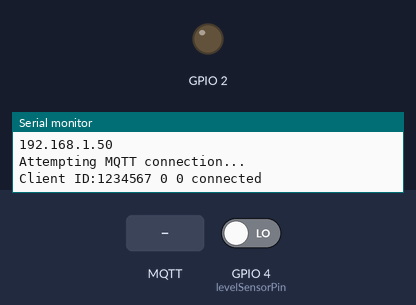
Bench run of a sketch on a simulated ESP8266 (NodeMCU). Shown: output pins drawn as LEDs (lit = HIGH, except the on-board LED, lit = LOW), the last lines printed to the serial monitor. Inputs (shaded band) come from the test bench; at power-on: GPIO 4 (levelSensorPin) LOW. WiFi joins after 1.5 s; servers stay silent unless stated; no MQTT or app messages arrive unless stated.

Above: at 2.7 s.
2.8 s: MQTT message "1" arrives on the first subscribed topic
At 3.5 s:
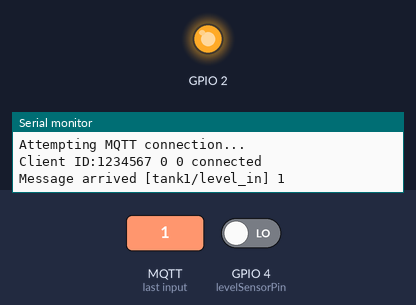
4.3 s: MQTT message "0" arrives on the first subscribed topic
At 4.6 s:
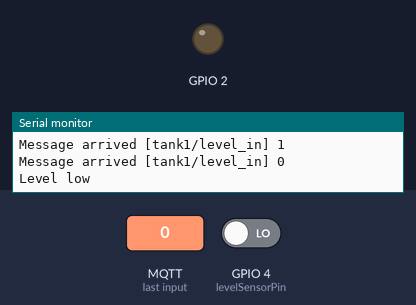
Timing chart, 0 to 7.3 s (numbered marks = the images above; inputs shaded):
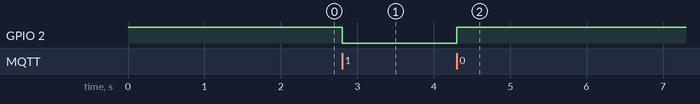

Measured:
- after the input at 2.8 s, GPIO 2: HIGH → LOW at once
- after the input at 4.3 s, GPIO 2: LOW → HIGH at once

The sketch:

sketch_jun18a_level_sensor.ino
```cpp
#include <ESP8266WiFi.h>
#include <PubSubClient.h>
#include "config.h"

WiFiClient espClient;
PubSubClient client(espClient);
String clientId = String(ESP.getChipId());

int  delayMS = 30000;  // Задаержка в мс между публикацией сообщений
long lastMsg = 0;      // Время публикации предыдущего сообщения  (мс)
int  value = 0;        // Переменная для формирования публикуемого сообщения

const int levelSensorPin = 4; // the number of the level sensor pin
// variable for storing the level sensor status
int levelState = 0;


// Функция обработки входящих сообщений
void callback(char* topic, byte* payload, unsigned int length) {
  // Печать информации о полученном сообщенийй
  Serial.print("Message arrived [");
  Serial.print(topic);
  Serial.print("] ");
  for (int i = 0; i < length; i++) {
    Serial.print((char)payload[i]);
  }
  Serial.println();

  // Если получено сообщение и у нас подписка на несколько топиков, то определяем в каком топике сообщение опубликовано
  if (strcmp(topic, mqtt_topic_in) == 0) {
    // Определяем поведение MCU при различных значениях сообщения (payload)
    if ((char)payload[0] == '0') {
      digitalWrite(BUILTIN_LED, HIGH); // BUILTIN_LED имеет подтягивающий резистор, HIGH = OFF, LOW = ON
      // read level sensor
      // read the state of the level sensor value
      levelState = digitalRead(levelSensorPin);

      if (levelState == HIGH) {
        // turn LED on
         Serial.print("Level high");
         client.publish(mqtt_topic_out, "Level high");
      } else {
        // turn LED off
        Serial.print("Level low");
        client.publish(mqtt_topic_out, "Level low");
      }
    }
    if ((char)payload[0] == '1') {
      digitalWrite(BUILTIN_LED, LOW);

    }
  }
}


void setup() {
  // put your setup code here, to run once:
  pinMode(BUILTIN_LED, OUTPUT);     // Установка BUILTIN_LED как порт вывода
  digitalWrite(BUILTIN_LED, HIGH);  // BUILTIN_LED имеет подтягивающий резистор, HIGH = OFF, LOW = ON
  // initialize the level sensor pin as an input
  pinMode(levelSensorPin, INPUT);

  Serial.begin(115200);
  setup_wifi();
  client.setServer(mqtt_server, mqtt_port);
  client.setCallback(callback);

}

void loop() {
  // put your main code here, to run repeatedly:
  if (!client.connected()) {
    reconnect();
  }
  client.loop();

  // Публикация сообщения с заданной периодичностью
  long now = millis();
  if (now - lastMsg > delayMS) {
    lastMsg = now;
    ++value;

    // Формирование сообщения и его публикация
    char msg[200];
    snprintf (msg, sizeof(msg), "heartbeat #%ld", value);
    Serial.print("Publish message: ");
    Serial.println(msg);
    client.publish(mqtt_topic_status, msg);

    // read the state of the level sensor value
    levelState = digitalRead(levelSensorPin);

    if (levelState == HIGH) {
    // turn LED on
       Serial.print("Level high");
       client.publish(mqtt_topic_out, "Level high");
    } else {
    // turn LED off
      Serial.print("Level low");
      client.publish(mqtt_topic_out, "Level low");
    }

  }
}
```

functions.ino
```cpp
// Функция установления соединения по WiFi
void setup_wifi() {
  delay(10);
  Serial.println();
  Serial.print(F("Connecting to "));
  Serial.println(wifi_ssid);
  Serial.println(wifi_pass);
  WiFi.begin(wifi_ssid, wifi_pass);
  while (WiFi.status() != WL_CONNECTED) {
    delay(500);
    Serial.println(F("."));
    WiFi.printDiag(Serial);
  }

  randomSeed(micros());

  Serial.println("");
  Serial.println(F("WiFi connected"));
  Serial.println(F("IP address: "));
  Serial.println(WiFi.localIP());
}

// Функция установления подключения к MQTT брокеру
void reconnect() {
  while (!client.connected()) {
    Serial.println(F("Attempting MQTT connection..."));
    Serial.print(F("Client ID:"));
    Serial.print(clientId);
    Serial.print(F(" "));
    Serial.print(mqtt_login);
    Serial.print(F(" "));
    Serial.print(mqtt_pass);
    Serial.print(F(" "));
    if (client.connect(clientId.c_str(), mqtt_login, mqtt_pass)) {
      Serial.println(F("connected"));

      // Публикация сообщения с идентификаторм клиента в топик, заданный значением 'mqtt_topic_status'
      client.publish(mqtt_topic_status, clientId.c_str());

      // Подписка на сообщения в топике, заданном значением mqtt_topic_in
      client.subscribe(mqtt_topic_in);
      // Если нужно подписаться на несколько топиков, то для каждого из них вызываем client.subscribe()
    } else {
      Serial.print(F("failed, rc="));
      Serial.print(client.state());
      Serial.println(F("try again in 5 seconds"));
      delay(5000);
    }
  }
}
```

config.h
```cpp
//
// config.h
//

// Настройки WiFi
#define wifi_ssid     "OpenWrt1"
#define wifi_pass     "1234567890"

// Сервер MQTT
#define mqtt_server   "192.168.2.198"
#define mqtt_port     1883
#define mqtt_login    NULL
#define mqtt_pass     NULL

// MQTT топики
#define mqtt_topic_status  "tank1/status"
#define mqtt_topic_out     "tank1/level_out"
#define mqtt_topic_in      "tank1/level_in"
    
```
